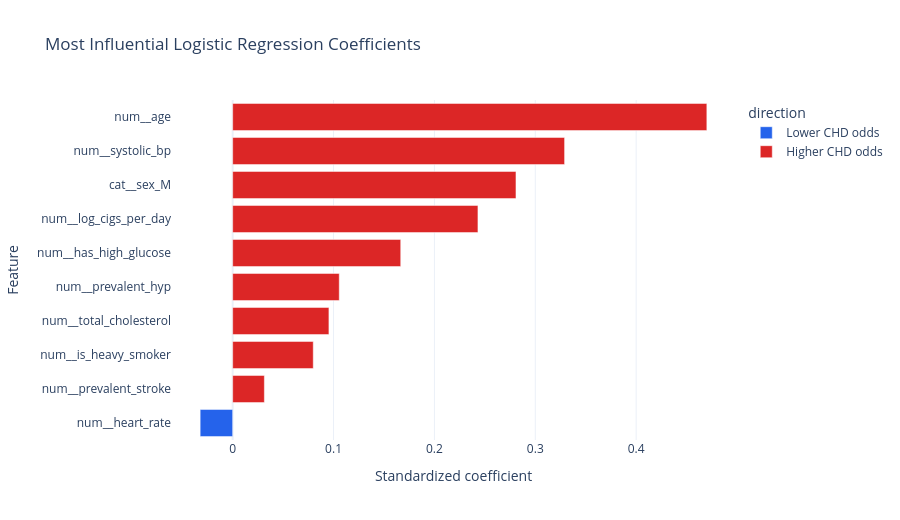

Source (notebook cell):
### Code cell
top_coefficients = coefficient_table.head(10).copy()
top_coefficients["direction"] = np.where(
    top_coefficients["coefficient"] >= 0,
    "Higher CHD odds",
    "Lower CHD odds",
)

fig = px.bar(
    top_coefficients.sort_values("coefficient"),
    x="coefficient",
    y="feature",
    color="direction",
    orientation="h",
    title="Most Influential Logistic Regression Coefficients",
    labels={"coefficient": "Standardized coefficient", "feature": "Feature"},
    color_discrete_map={
        "Higher CHD odds": "#dc2626",
        "Lower CHD odds": "#2563eb",
    },
)
fig.update_layout(template="plotly_white", height=520)
fig.write_html(CHART_DIR / "interactive_model_coefficients.html")
fig.show()

### Figure 1 — Plotly figure (JSON) as saved in the notebook; plotly's stock layout.template omitted (floating-point values rounded to 4 significant figures)
{"data": [{"hovertemplate": "direction=Lower CHD odds<br>Standardized coefficient=%{x}<br>Feature=%{y}<extra></extra>", "legendgroup": "Lower CHD odds", "marker": {"color": "#2563eb", "pattern": {"shape": ""}}, "name": "Lower CHD odds", "orientation": "h", "showlegend": true, "textposition": "auto", "type": "bar", "x": [-0.03224], "xaxis": "x", "y": ["num__heart_rate"], "yaxis": "y"}, {"hovertemplate": "direction=Higher CHD odds<br>Standardized coefficient=%{x}<br>Feature=%{y}<extra></extra>", "legendgroup": "Higher CHD odds", "marker": {"color": "#dc2626", "pattern": {"shape": ""}}, "name": "Higher CHD odds", "orientation": "h", "showlegend": true, "textposition": "auto", "type": "bar", "x": [0.03143, 0.07989, 0.09541, 0.1057, 0.1666, 0.2432, 0.2809, 0.3291, 0.4701], "xaxis": "x", "y": ["num__prevalent_stroke", "num__is_heavy_smoker", "num__total_cholesterol", "num__prevalent_hyp", "num__has_high_glucose", "num__log_cigs_per_day", "cat__sex_M", "num__systolic_bp", "num__age"], "yaxis": "y"}], "layout": {"barmode": "relative", "height": 520, "legend": {"title": {"text": "direction"}, "tracegroupgap": 0}, "title": {"text": "Most Influential Logistic Regression Coefficients"}, "xaxis": {"anchor": "y", "domain": [0.0, 1.0], "title": {"text": "Standardized coefficient"}}, "yaxis": {"anchor": "x", "domain": [0.0, 1.0], "title": {"text": "Feature"}}}}
